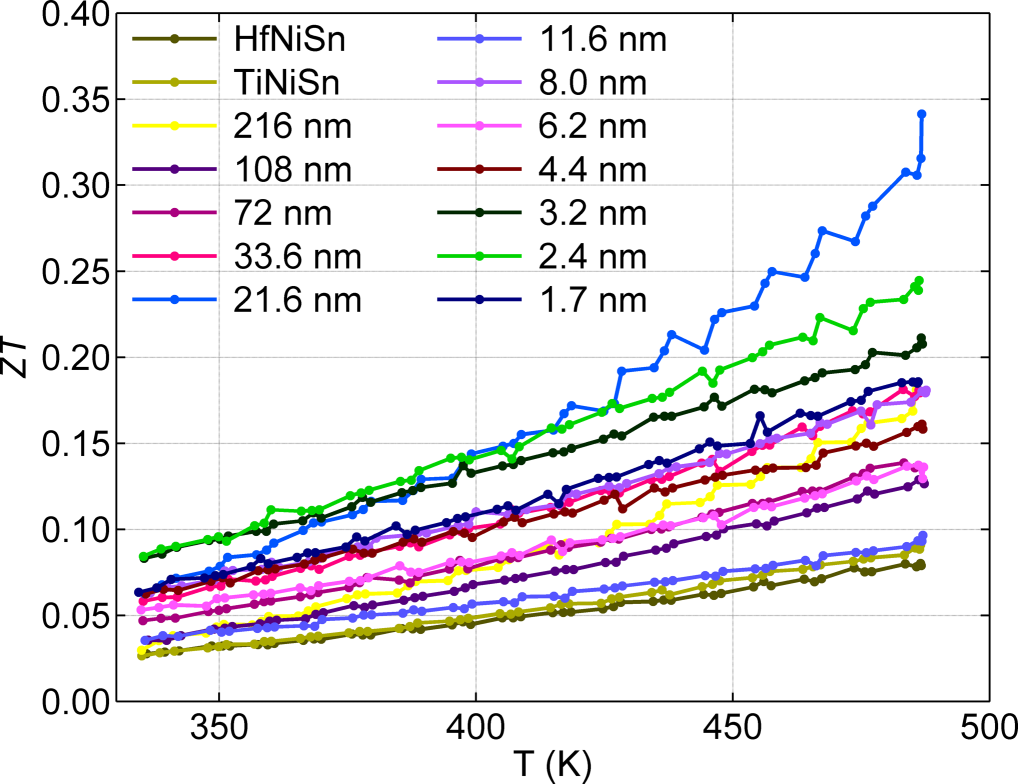
#> input picture --help/images/16111_15452.jpg, 1018 x 784 px
$ python -i sweep_gt_image_alignment.py   (imports and definitions only)
#> lines starting #> are read from the running program, lines starting #| are printed output that depends on the picture
"""Sweeps every verified pairing for GT-vs-image misalignment (2026-09-09).

Motivation (Starrydata3's question after receiving the E2E fixture bundle):
``status: "verified"`` means the *pairing* was cross-verified numerically --
curve count, value ranges and magnitude ordering against the printed axis
(design §7.19). It never checked that individual ground-truth points land on
the markers actually drawn; the pixel-level axis data needed for that check
did not exist until 2026-08-30, after most entries were verified. So a curve
that is distorted *within* the right range passes verification silently.
This script is the missing check, run over the whole registry.

Method, per figure: map every GT point to a pixel through the axis reading in
``axis_pixel_candidates.json`` (``PixelCalibration.to_pixel``), then measure

  d_true  median distance from those pixels to the nearest non-background
          pixel ("ink") in the image
  d_null  the same after 8 rigid shifts of 2% of the image diagonal -- how
          well a deliberately WRONG placement scores on this same image
  ratio   d_true / d_null

``ratio`` is the useful number: near 0 the alignment is real, near 1 the
points are no better placed than a wrong answer. The absolute d_true cannot
be read on its own -- a figure whose markers are large and hollow scores
d_true ~= the marker radius while being perfectly aligned, and a figure whose
ink is dense scores low no matter what. That is exactly what d_null
normalises away.

Known limits, all of which mean this ranks figures for human review rather
than deciding anything:
  - a flagged figure whose axis reading is still ``llm_candidate`` may have a
    wrong axis rather than wrong GT; the two are not separable here.
  - the check cannot run at all where there is no axis reading or no image.
  - do NOT fit a correction (y -> a*y + b) and read a cause off the fitted a.
    On dense figures many transforms tie at distance 0 and the search returns
    an arbitrary one: known-good figures "fit" a ~= 0.85 just as readily as
    the suspicious ones. That coefficient is an artifact, not evidence.

Per design §7.48 nothing here may be called a GT error: an automated check
can only raise ``llm_flagged``, and only a human promotes to
``human_confirmed``.

Run: python scripts/eval/sweep_gt_image_alignment.py [--json OUT]
"""

from __future__ import annotations

import argparse
import json
import math
import sys
from pathlib import Path

REPO = Path(__file__).resolve().parents[2]
sys.path.insert(0, str(REPO / "src"))

from real_chart_bench.domain.curve import ScaleType  # noqa: E402
from real_chart_bench.domain.pixel_calibration import PixelCalibration  # noqa: E402

VP = REPO / "data" / "verified_pairs"
SHIFT_FRACTION = 0.02  # of the image diagonal, for the d_null baseline
FLAG_RATIO = 0.5  # above this, the placement is not convincingly better than wrong


# [9 lines left out: function _calibration, not called in this run]


def _ink_distance(path: Path):
    """Distance-to-nearest-ink map. Background is the modal grey level, so
    this works on inverted figures (light ink on a dark ground) too."""
#> called with path = '../../--help/images/16111_15452.jpg'
    import numpy as np
    from PIL import Image
    from scipy import ndimage

    image = np.asarray(Image.open(path).convert("L")).astype(float)
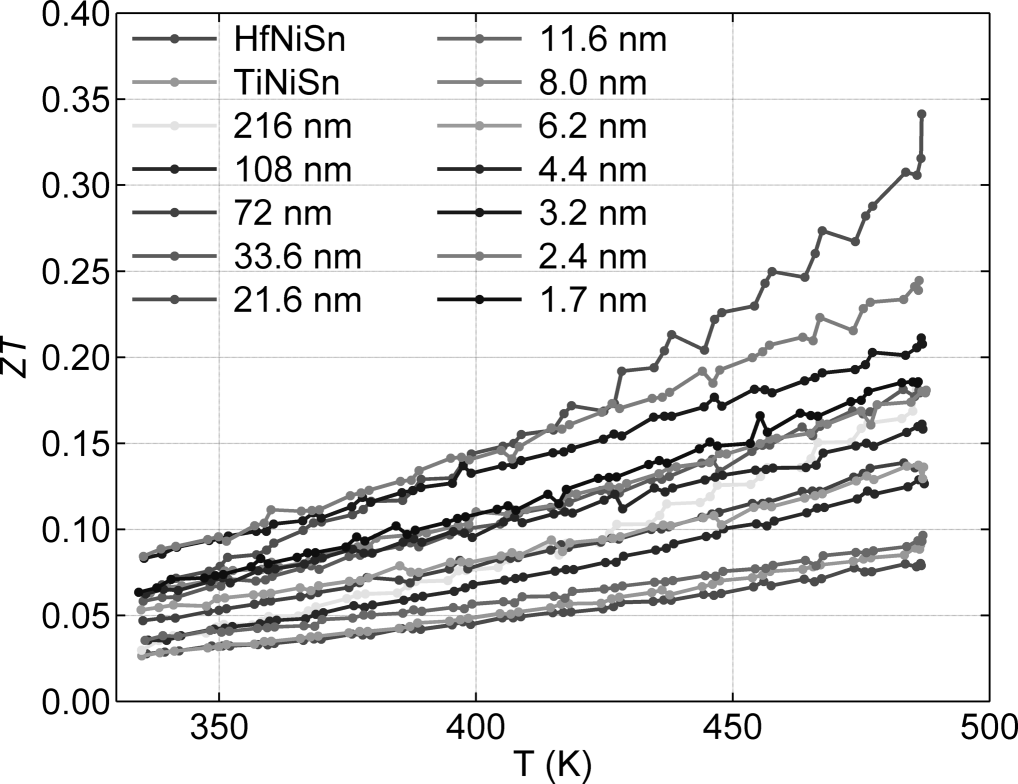
#> image: shape (784, 1018) float64; min 0, max 255, mean 233.6
    histogram, edges = np.histogram(image, bins=32, range=(0, 256))
#> histogram = 32 values, max 675845 at index 31, min 969 at index 7, mean 24941; edges = 33 values from 0 to 256
    background = (edges[histogram.argmax()] + edges[histogram.argmax() + 1]) / 2
#> background = 252
    return ndimage.distance_transform_edt(~(np.abs(image - background) > 60))
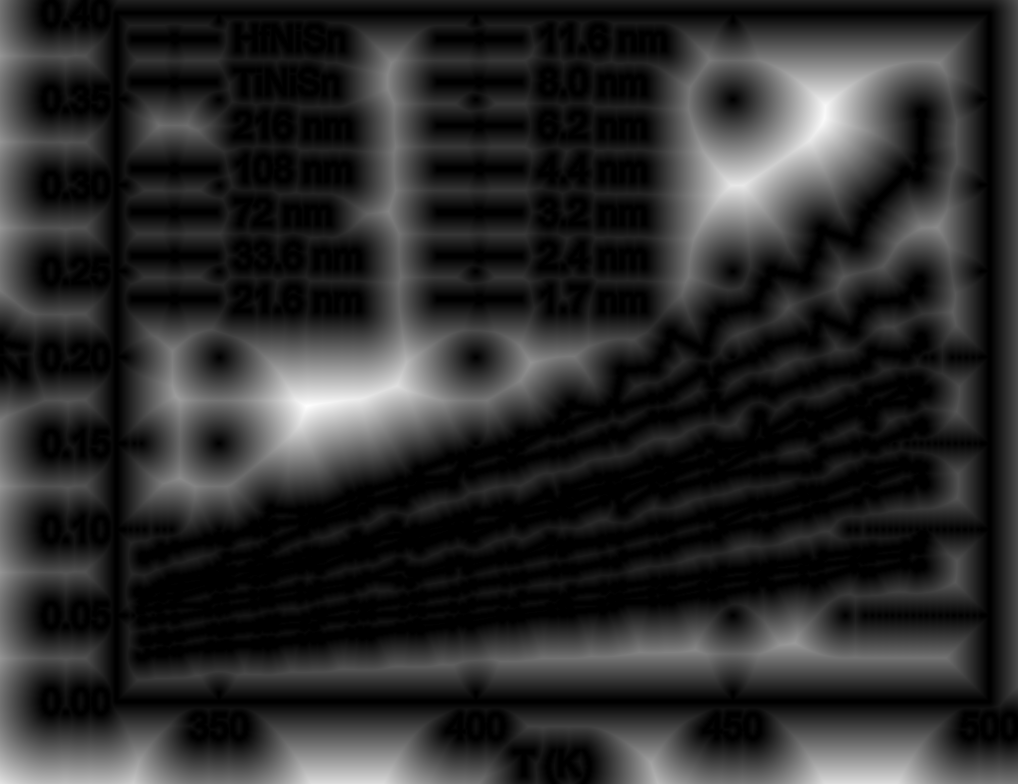
#> returned value: shape (784, 1018) float64; min 0, max 94.54, mean 16.4; drawn with min black and max white


# [78 lines left out: functions _median_distance, _axis_is_usable, sweep, not called in this run]


def is_flagged(row: dict) -> bool:
    return row["ratio"] is None or row["ratio"] > FLAG_RATIO


# [22 lines left out: function main, not called in this run]


# [2 lines not run here, left out]

>>> result = _ink_distance('../../--help/images/16111_15452.jpg')

$ run again, on --help/images/47534_49581.jpg
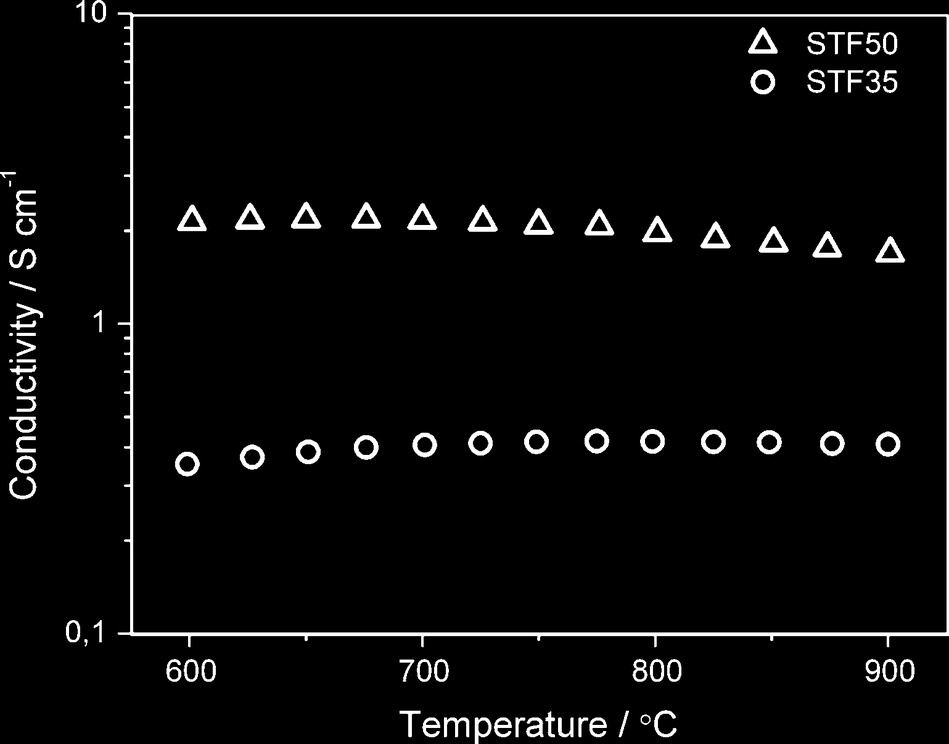
#> input picture --help/images/47534_49581.jpg, 949 x 744 px, shrunk from 1539 x 1207 before the run
#> histogram = 32 values, max 672162 at index 0, min 234 at index 13, mean 22064.2; edges = 33 values from 0 to 256
#> background = 4
#> in _ink_distance, `return ndimage.distance_transform_edt(~(np.abs(image - background) > 6..`:
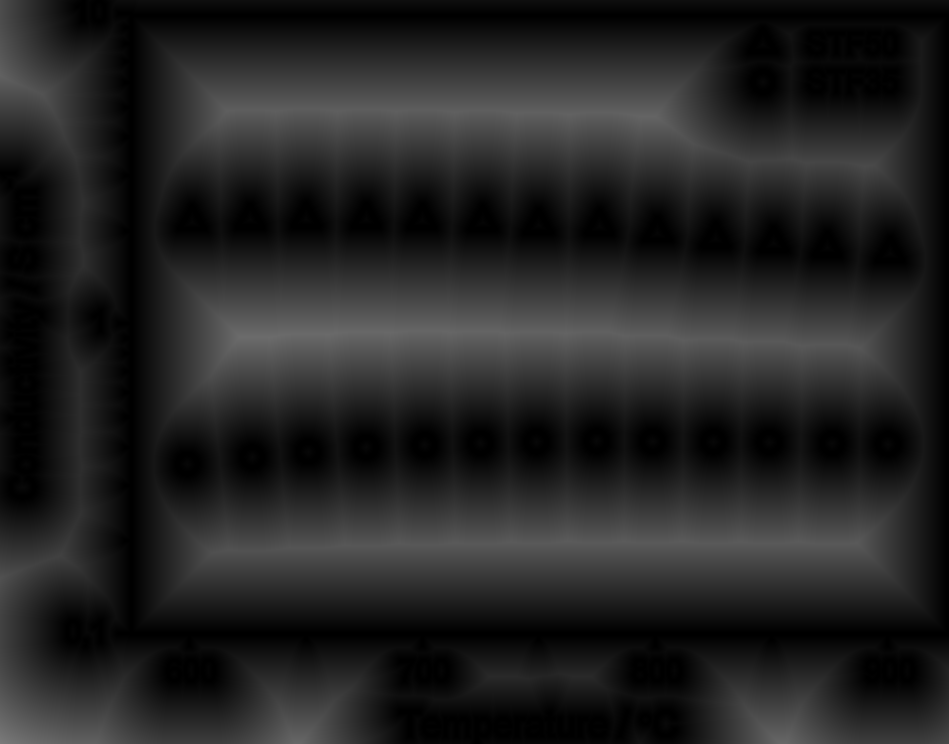
#> returned value: shape (744, 949) float64; min 0, max 123.1, mean 35.6

$ run again, on --help/images/5902_15112.png
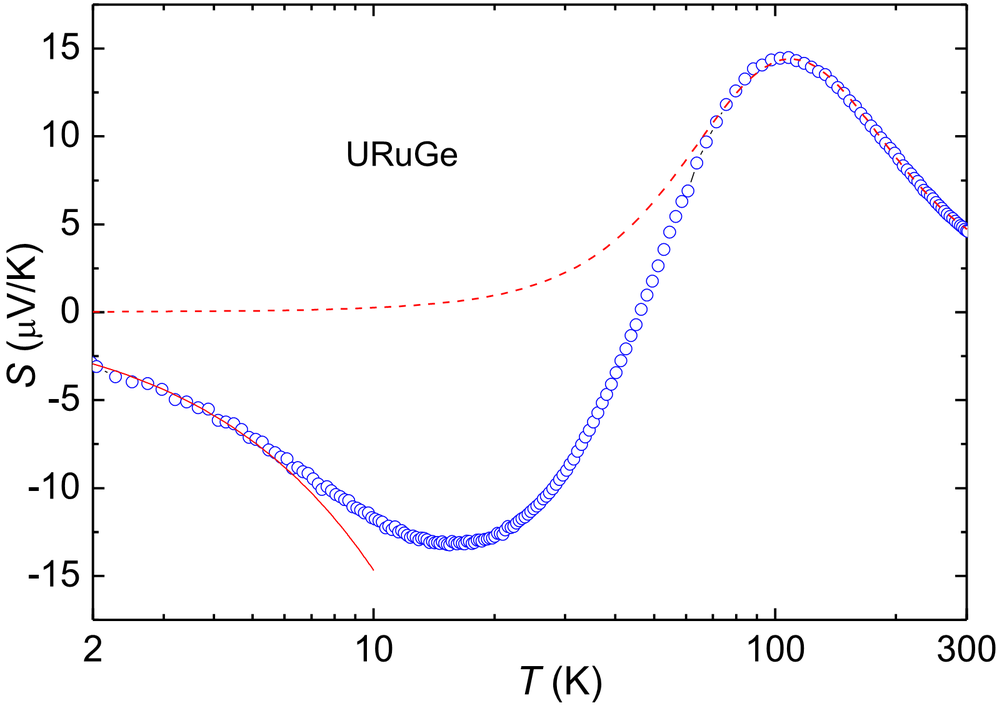
#> input picture --help/images/5902_15112.png, 997 x 708 px, shrunk from 1595 x 1132 before the run
#> in _ink_distance, `image = np.asarray(Image.open(path).convert("L")).astype(float)`:
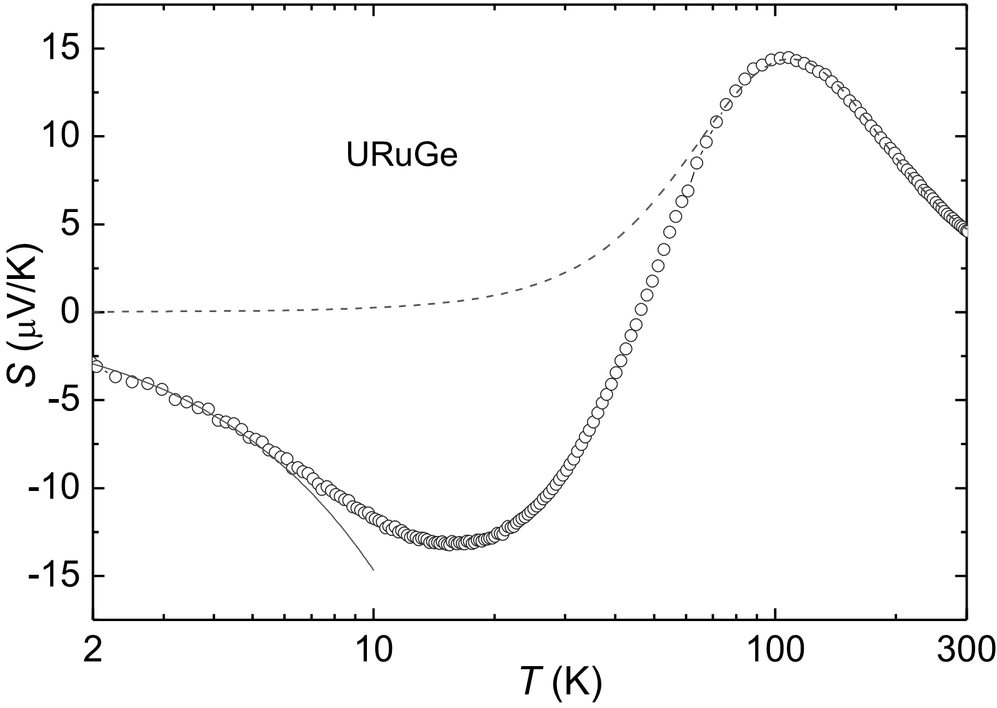
#> image: shape (708, 997) float64; min 0, max 255, mean 248
#> histogram = 32 values, max 673886 at index 31, min 253 at index 2, mean 22058.6; edges = 33 values from 0 to 256
#> background = 252
#> in _ink_distance, `return ndimage.distance_transform_edt(~(np.abs(image - background) > 6..`:
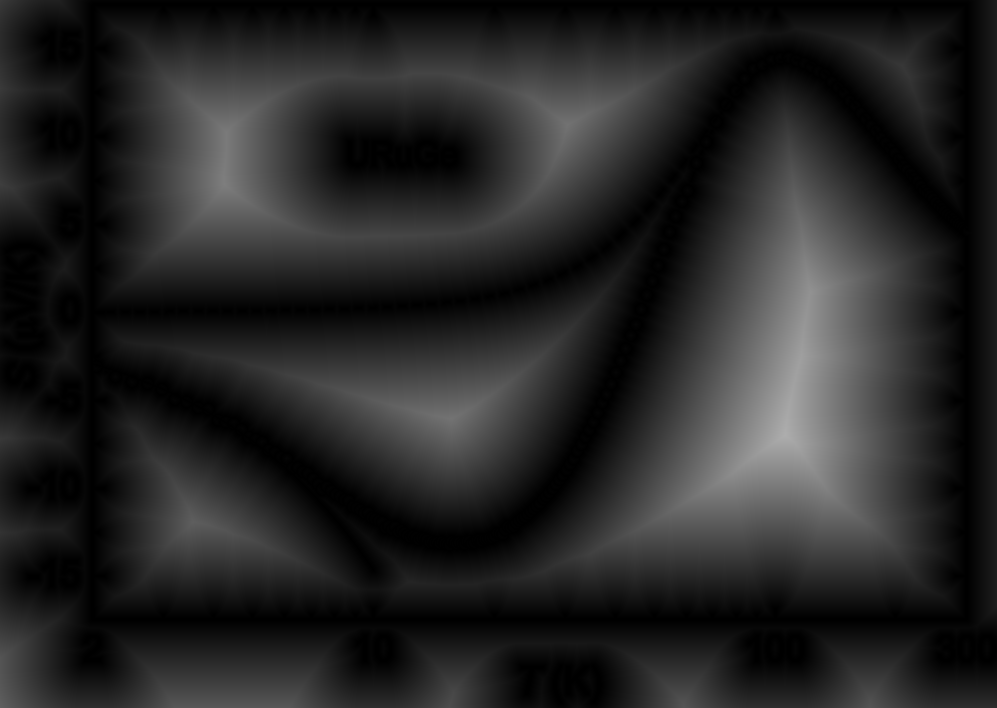
#> returned value: shape (708, 997) float64; min 0, max 173.4, mean 38.6
